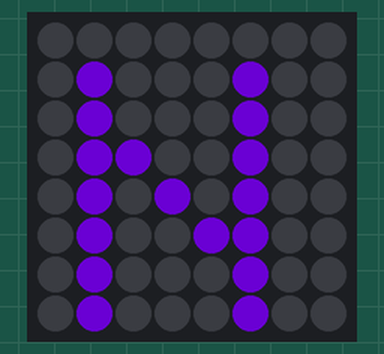
This program was run on a simulated Raspberry Pi (BCM pin numbers) with a Sense HAT. Parts: the Sense HAT's 8×8 RGB LED matrix. Dim RGB values are drawn brighter than linear; random numbers come from a fixed seed.

Above: at 0.1 s.
At 1.1 s:
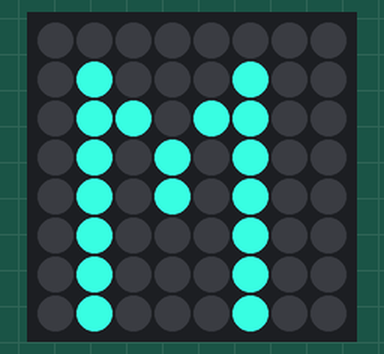
At 2.1 s:
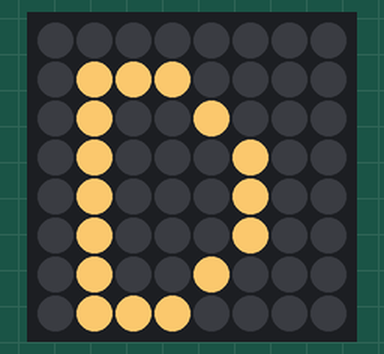

Measured:
- by itself, everything shown: repeats every 5.0 s, in 3 steps
- what the display in image 1 shows lasts 1.0 s, from 1.0 s to 2.0 s
- what the display in image 2 shows lasts 3.0 s, from 2.0 s to 5.0 s

The program:

nmd.py
```python
from sense_hat import SenseHat
import time
from random import randint

sense = SenseHat()

randomCol = (randint(0,255),randint(0,255),randint(0,255))
randomCol2 = (randint(0,255),randint(0,255),randint(0,255))
randomCol3 = (randint(0,255),randint(0,255),randint(0,255))

while True:

        sense.show_letter("N", text_colour=randomCol)
        time.sleep(1)
        sense.show_letter("M", text_colour=randomCol2)
        time.sleep(1)
        sense.show_letter("D", text_colour=randomCol3)
        time.sleep(3)
```
